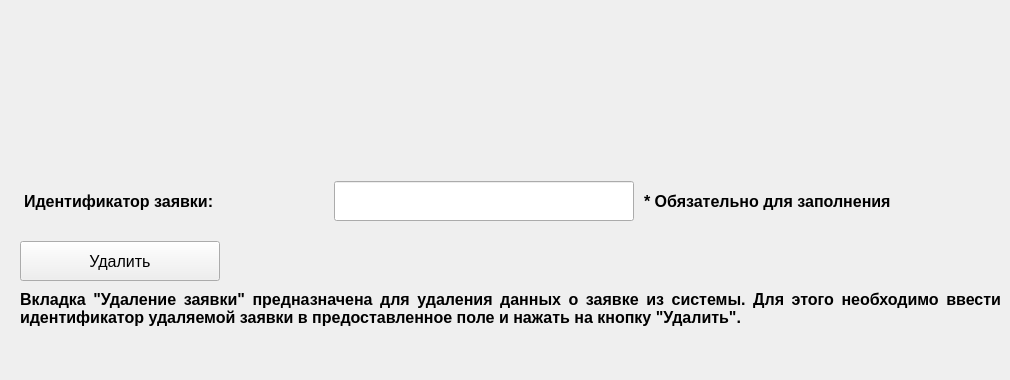
    <widget class="QWidget" name="tab_5">
     <attribute name="title">
      <string>Удаление заявки</string>
     </attribute>
     <widget class="QWidget" name="layoutWidget_31">
      <property name="geometry">
       <rect>
        <x>20</x>
        <y>180</y>
        <width>979</width>
        <height>42</height>
       </rect>
      </property>
      <layout class="QHBoxLayout" name="horizontalLayout_127">
       <item>
        <widget class="QLabel" name="bid_id_delete_label">
         <property name="sizePolicy">
          <sizepolicy hsizetype="Fixed" vsizetype="Fixed">
           <horstretch>0</horstretch>
           <verstretch>0</verstretch>
          </sizepolicy>
         </property>
         <property name="minimumSize">
          <size>
           <width>300</width>
           <height>40</height>
          </size>
         </property>
         <property name="font">
          <font>
           <pointsize>12</pointsize>
           <bold>true</bold>
          </font>
         </property>
         <property name="text">
          <string>Идентификатор заявки:</string>
         </property>
        </widget>
       </item>
       <item>
        <widget class="QLineEdit" name="bid_id_delete_edit">
         <property name="sizePolicy">
          <sizepolicy hsizetype="Fixed" vsizetype="Fixed">
           <horstretch>0</horstretch>
           <verstretch>0</verstretch>
          </sizepolicy>
         </property>
         <property name="minimumSize">
          <size>
           <width>300</width>
           <height>40</height>
          </size>
         </property>
         <property name="font">
          <font>
           <pointsize>12</pointsize>
          </font>
         </property>
        </widget>
       </item>
       <item>
        <widget class="QLabel" name="bid_id_delete_note_label">
         <property name="sizePolicy">
          <sizepolicy hsizetype="Fixed" vsizetype="Fixed">
           <horstretch>0</horstretch>
           <verstretch>0</verstretch>
          </sizepolicy>
         </property>
         <property name="minimumSize">
          <size>
           <width>350</width>
           <height>40</height>
          </size>
         </property>
         <property name="font">
          <font>
           <pointsize>12</pointsize>
           <bold>true</bold>
          </font>
         </property>
         <property name="text">
          <string>* Обязательно для заполнения</string>
         </property>
        </widget>
       </item>
      </layout>
     </widget>
     <widget class="QWidget" name="horizontalLayoutWidget_6">
      <property name="geometry">
       <rect>
        <x>20</x>
        <y>240</y>
        <width>981</width>
        <height>42</height>
       </rect>
      </property>
      <layout class="QHBoxLayout" name="horizontalLayout_128">
       <item>
        <widget class="QPushButton" name="bid_choose_delete_button">
         <property name="enabled">
          <bool>true</bool>
         </property>
         <property name="minimumSize">
          <size>
           <width>0</width>
           <height>40</height>
          </size>
         </property>
         <property name="maximumSize">
          <size>
           <width>200</width>
           <height>16777215</height>
          </size>
         </property>
         <property name="font">
          <font>
           <pointsize>12</pointsize>
          </font>
         </property>
         <property name="text">
          <string>Удалить</string>
         </property>
        </widget>
       </item>
       <item>
        <widget class="QLabel" name="bid_choose_delete_label">
         <property name="minimumSize">
          <size>
           <width>0</width>
           <height>40</height>
          </size>
         </property>
         <property name="font">
          <font>
           <pointsize>12</pointsize>
           <bold>true</bold>
          </font>
         </property>
         <property name="text">
          <string/>
         </property>
        </widget>
       </item>
      </layout>
     </widget>
     <widget class="QLabel" name="bid_delete_info_label">
      <property name="geometry">
       <rect>
        <x>20</x>
        <y>290</y>
        <width>981</width>
        <height>81</height>
       </rect>
      </property>
      <property name="font">
       <font>
        <pointsize>12</pointsize>
        <bold>true</bold>
       </font>
      </property>
      <property name="text">
       <string>Вкладка &quot;Удаление заявки&quot; предназначена для удаления данных о заявке из системы. Для этого необходимо ввести идентификатор удаляемой заявки в предоставленное поле и нажать на кнопку &quot;Удалить&quot;.</string>
      </property>
      <property name="alignment">
       <set>Qt::AlignmentFlag::AlignJustify|Qt::AlignmentFlag::AlignTop</set>
      </property>
      <property name="wordWrap">
       <bool>true</bool>
      </property>
     </widget>
    </widget>
